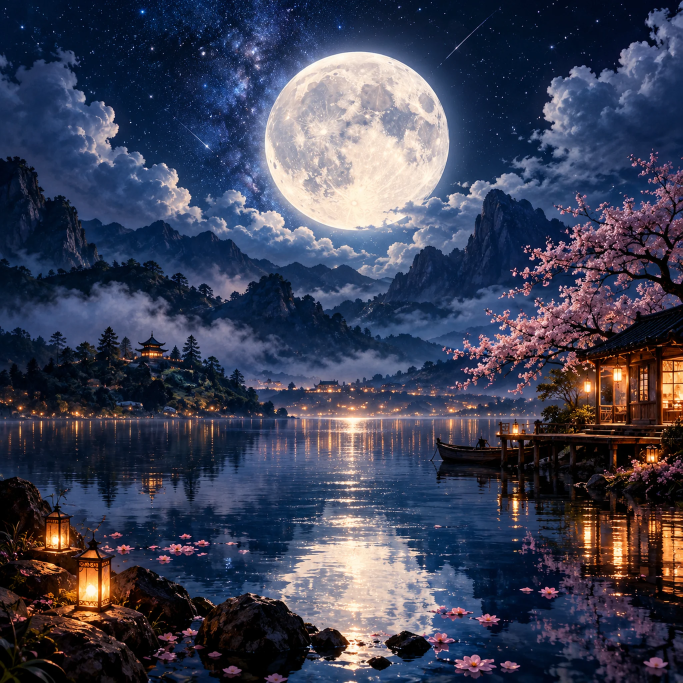
#> input picture test/midnight-anomaly-hq-2048.webp, 2048 x 2048 px (shown at 1/3 size)
$ python -i scene_images.py   (imports and definitions only)
#> lines starting #> are read from the running program, lines starting #| are printed output that depends on the picture
"""Prepare PNG, JPEG, or WebP scenes for FFmpeg without intermediate JPEG loss."""
from __future__ import annotations

import math
from pathlib import Path

from PIL import Image, ImageOps

SUPPORTED_IMAGE_FORMATS = {"PNG", "JPEG", "WEBP"}


def prepare_scene_image(
    source_path: Path,
    output_path: Path,
    size: tuple[int, int] = (1080, 1920),
) -> None:
    """Center-crop a still image to the video frame using a lossless PNG intermediate.

    The final MP4 is still H.264; this only avoids introducing JPEG artifacts
    between decoding the source image and encoding the video.
    """
#> called with source_path = '../test/midnight-anomaly-hq-2048.webp', output_path = 'out.png', size = (1080, 1920)
    with Image.open(source_path) as original:
#> original is the input picture: PIL image 2048x2048 RGB; mean R, G, B 62.2, 65.4, 85.6
        if original.format not in SUPPORTED_IMAGE_FORMATS:
            raise ValueError(
                f"Unsupported scene image format: {original.format!r} ({source_path}); "
                "use PNG, JPEG or WebP"
            )
        if getattr(original, "n_frames", 1) != 1:
            raise ValueError(f"Scene image must be a still image: {source_path}")

        oriented = ImageOps.exif_transpose(original)
        if "A" in oriented.getbands() or "transparency" in oriented.info:
            foreground = oriented.convert("RGBA")
            background = Image.new("RGBA", foreground.size, (0, 0, 0, 255))
            background.alpha_composite(foreground)
            source = background.convert("RGB")
        else:
            source = oriented.convert("RGB")

        width, height = size
        if width <= 0 or height <= 0:
            raise ValueError("Scene dimensions must be positive")
        scale = max(width / source.width, height / source.height)
#> scale = 0.938
        resized = source.resize(
            (math.ceil(source.width * scale), math.ceil(source.height * scale)),
            Image.Resampling.LANCZOS,
        )
        left = (resized.width - width) // 2
#> left = 420
        top = (resized.height - height) // 2
#> top = 0
        frame = resized.crop((left, top, left + width, top + height))
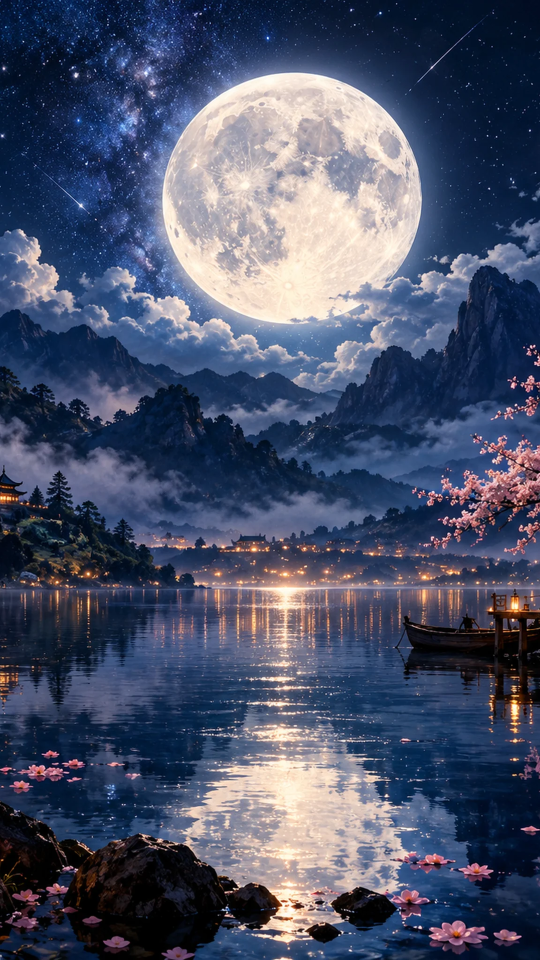
#> frame: PIL image 1080x1920 RGB (shown at 1/2 size); mean R, G, B 73.1, 80.7, 104.3
        frame.save(output_path, format="PNG", compress_level=2)

>>> result = prepare_scene_image('../test/midnight-anomaly-hq-2048.webp', 'out.png')
